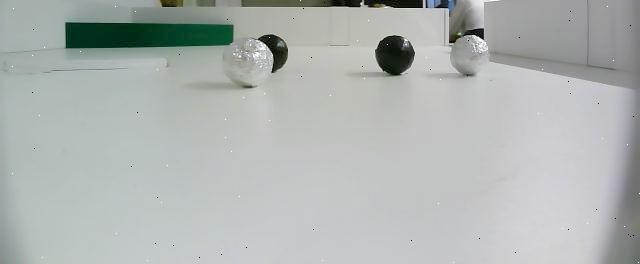
#> input picture real_images/0006_png_jpg.rf.c3f5deb2084413d26bba711f27983ea4.jpg, 640 x 264 px, found by its file name; its folder holds only this picture in this run
$ python format_Image.py
#> lines starting #> are read from the running program, lines starting #| are printed output that depends on the picture
from PIL import Image
import os

# Bild Zuschneiden und passend benennen
n = 0
for images in os.listdir("real_images"):
    img = Image.open("real_images/" + images)
#> img is the input picture: PIL image 640x264 RGB; mean R, G, B 175.6, 180.3, 178.4

    # Bild auf 640 264
    cropped_img = img.crop((188, 0, 452, 264))     #Bild Zuschneiden (Mittiger Außschnitt)
    resized_img = cropped_img.resize((100, 100))    #Bild runterskaliern auf 100 x 100 (größe Input layer)
    gray_imag = resized_img.convert("L")            #Bild zu PGM Datei konvertieren
    gray_imag.save("formated_images/test_"+ str(n) +".png")    #Speichern mit passenden Namen

    img = Image.open("real_images/" + images)        #Bild mit gleichem Goal nur minimal nach links verschoben
    # Bild auf 640 264
    cropped_img = img.crop((183, 0, 447, 264))
    resized_img = cropped_img.resize((100, 100))
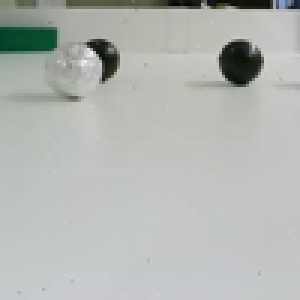
#> resized_img: PIL image 100x100 RGB (shown 3 times larger); mean R, G, B 179.7, 183.1, 180
    gray_imag = resized_img.convert("L")
    gray_imag.save("formated_images2/test_"+ str(n) +"_left.png")

    img = Image.open("real_images/" + images)        #Bild mit gleichem Goal nur minimal nach rechts verschoben
    # Bild auf 640 264
    cropped_img = img.crop((183, 0, 447, 264))
    resized_img = cropped_img.resize((100, 100))
    gray_imag = resized_img.convert("L")
    gray_imag.save("formated_images2/test_"+ str(n) +"_right.png")
    n += 1

for images in os.listdir("real_images"):        #Da Bilder von Nelly sehr länglich Waren haben wir für mehr Trainingsdaten auch eienn Außschnitt Ganz Links vom Bild
    img = Image.open("real_images/" + images)

    # Bild auf 640 264
    cropped_img = img.crop((0, 0, 264, 264))
    resized_img = cropped_img.resize((100, 100))
    gray_imag = resized_img.convert("L")
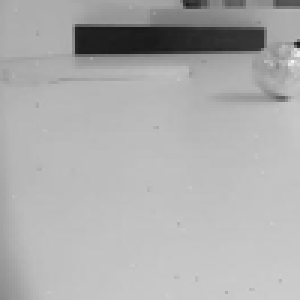
#> gray_imag: PIL image 100x100 L (shown 3 times larger); min 25, max 244, mean 173.9
    gray_imag.save("formated_images/test_"+ str(n) +".png")


    img = Image.open("real_images/" + images)
    # Bild auf 640 264
    cropped_img = img.crop((0, 0, 269, 264))
#> cropped_img: PIL image 269x264 RGB
    resized_img = cropped_img.resize((100, 100))
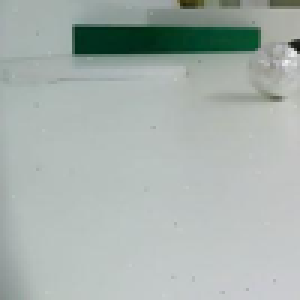
#> resized_img: PIL image 100x100 RGB (shown 3 times larger); mean R, G, B 167.7, 177.5, 173.4
    gray_imag = resized_img.convert("L")
    gray_imag.save("formated_images2/test_"+ str(n) +"_right.png")

    n += 1

for images in os.listdir("real_images"):       #Von den länglichen Bildern ganz rechter Außschnitt (sieht komplett anders aus als Linker und mittlerer, komplett neue Goals
    img = Image.open("real_images/" + images)

    # Bild auf 640 264
    cropped_img = img.crop((376, 0, 640, 264))
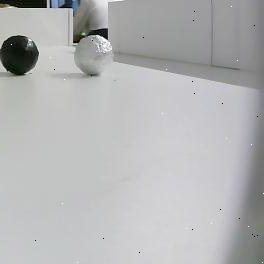
#> cropped_img: PIL image 264x264 RGB; mean R, G, B 179.6, 180.2, 181
    resized_img = cropped_img.resize((100, 100))
    gray_imag = resized_img.convert("L")
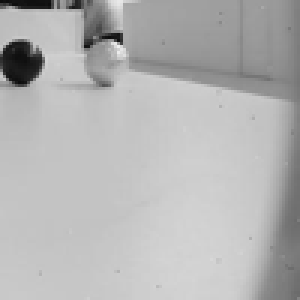
#> gray_imag: PIL image 100x100 L (shown 3 times larger); min 12, max 239, mean 180.1
    gray_imag.save("formated_images/test_"+ str(n) +".png")


    img = Image.open("real_images/" + images)
    # Bild auf 640 264
    cropped_img = img.crop((371, 0, 635, 264))
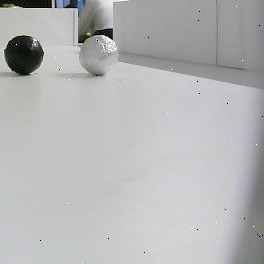
#> cropped_img: PIL image 264x264 RGB; mean R, G, B 180.9, 181.5, 182.2
    resized_img = cropped_img.resize((100, 100))
    gray_imag = resized_img.convert("L")
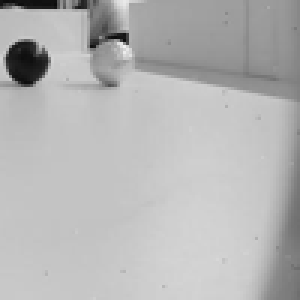
#> gray_imag: PIL image 100x100 L (shown 3 times larger); min 13, max 239, mean 181.3
    gray_imag.save("formated_images2/test_"+ str(n) +"_left.png")

    n += 1

$ run again, on real_images/0070_jpg.rf.cb95f2e46449e86c544bbc980c72074d.jpg
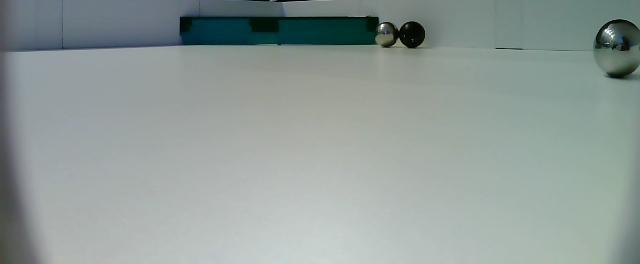
#> input picture real_images/0070_jpg.rf.cb95f2e46449e86c544bbc980c72074d.jpg, 640 x 264 px, found by its file name
#> img is the input picture: PIL image 640x264 RGB; mean R, G, B 144.6, 155.6, 152.5
#> `gray_imag = resized_img.convert("L")`:
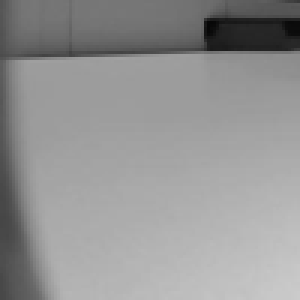
#> gray_imag: PIL image 100x100 L (shown 3 times larger); min 6, max 203, mean 148.5
#> `cropped_img = img.crop((371, 0, 635, 264))`:
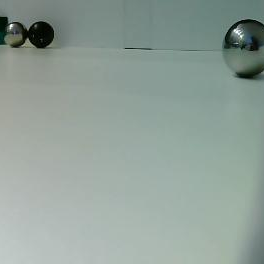
#> cropped_img: PIL image 264x264 RGB; mean R, G, B 145, 159.5, 152.4

$ run again, on real_images/0089_png_jpg.rf.7519e11d32585a3dbfe29a6d98b76c6c.jpg
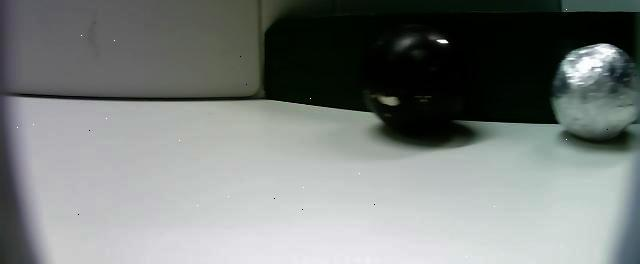
#> input picture real_images/0089_png_jpg.rf.7519e11d32585a3dbfe29a6d98b76c6c.jpg, 640 x 264 px, found by its file name
#> img is the input picture: PIL image 640x264 RGB; mean R, G, B 121.8, 126.7, 124.6
#> `cropped_img = img.crop((183, 0, 447, 264))`:
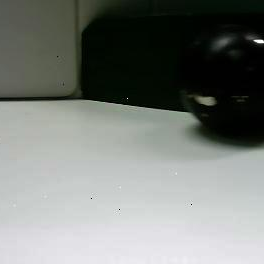
#> cropped_img: PIL image 264x264 RGB; mean R, G, B 122.2, 126.2, 121.9
#> `gray_imag = resized_img.convert("L")`:
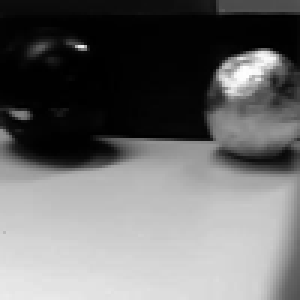
#> gray_imag: PIL image 100x100 L (shown 3 times larger); min 0, max 254, mean 107.7

$ run again, on real_images/0026_png_jpg.rf.d997f38e7afe69076185302d5d1e9b43.jpg
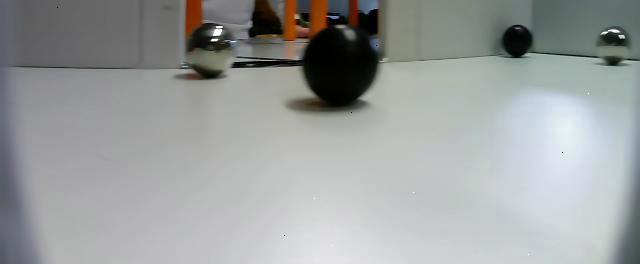
#> input picture real_images/0026_png_jpg.rf.d997f38e7afe69076185302d5d1e9b43.jpg, 640 x 264 px, found by its file name
#> img is the input picture: PIL image 640x264 RGB; mean R, G, B 155.4, 158.4, 157.7
#> `cropped_img = img.crop((371, 0, 635, 264))`:
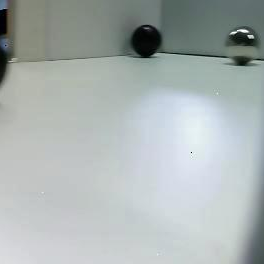
#> cropped_img: PIL image 264x264 RGB; mean R, G, B 170.2, 178.3, 177.6
